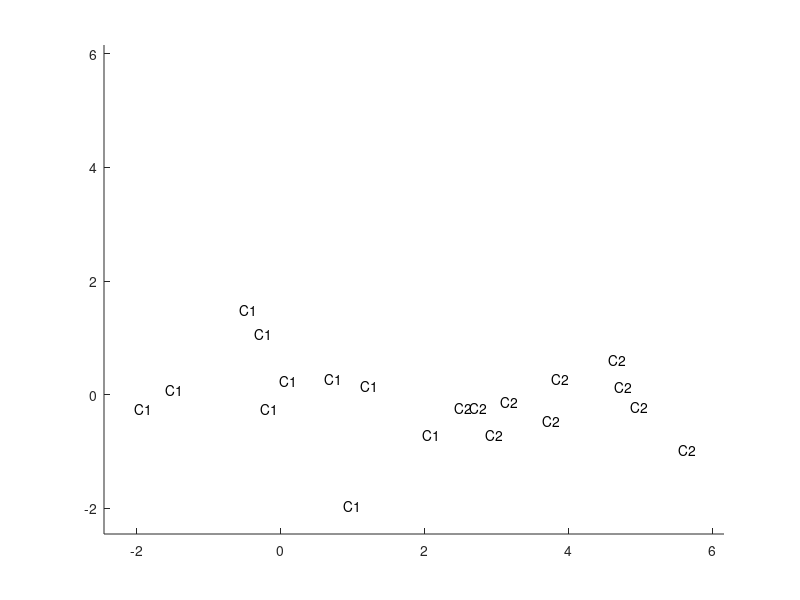

Here is the MATLAB script that generated this plot: (Note: this script raises an error after producing the figure.)
function [  ] = testScript(  )
%TESTSCRIPT Coursework experimentation
%   Question 1b 2a and 2b

%% 1b
%Range of data
x = 10;
%Mean of each cluster
MUC1 = [0,0];
MUC2 = [4,0];
%Replicate means for mvnrnd func
MUC1 = repmat(MUC1,x,1);
MUC2 = repmat(MUC2,x,1);
%Initial covariance matrix
SIG = [1 0;0 1];
%Replicate covariance for mvnrnd
SIGMAC1 = repmat(SIG,[1,1,x]);
SIGMAC2 = SIGMAC1;
%Generate random input vectors from multivariate normal probability
%distribution
C1 = mvnrnd(MUC1,SIGMAC1);
C2 = mvnrnd(MUC2,SIGMAC2);
%Generate target output vectors
C1T = ones(x,1);
C2T = -ones(x,1);
%Axis handling
minC = min(min([C1 C2]));
maxC = max(max([C1 C2]));
axes('XLIM',[minC-0.5 maxC+0.5],'YLIM',[minC-0.5 maxC+0.5]);
%Plot data
plot2DData(C1,C2);
%Create single layer perceptron using netCreate function with a heaviside
%activation function and 2 input nodes employing the adeline method for
%updating weight vectors
network = netCreate(2,1,0,@tanh,@void,1);
%Begin learning, while plotting the evolution of the decision boundary
epoch = 0;
limit = 100;
previousWeights = [];
currentWeights = [network.weightsOne; network.biasHid];
while epoch < limit && ~isequal(previousWeights,currentWeights);
    previousWeights = currentWeights;
    x2 = [-10 ; 10];
    [network,error] = mlpTrain(network,[C1;C2],[C1T;C2T],0.02,1);
    x1 = (-(x2 .* network.weightsOne(2,1)) - network.biasHid) ./ network.weightsOne(1,1);
    cla;
    hold on;
    plot(x1,x2);
    plot2DData(C1,C2);
    hold off;
    pause(0.1);
    currentWeights = [network.weightsOne; network.biasHid];
    epoch = epoch + 1;
end
figure(5)
plot(error);
fprintf(['Epochs ran: ' int2str(epoch) '\n']);

function [] = plot2DData(C1,C2)
    %hold on;
    text(C1(:,1),C1(:,2),'C1','HorizontalAlignment','center');
    text(C2(:,1),C2(:,2),'C2','HorizontalAlignment','center');
    %hold off;
end
    
%% 2a
%Create inputs
x = [1:2:200]';

range = 20;

%Generate Outputs from linear function y = 0.4*x + 3 + noise (delta)
[xi xj] = size(x);
y = (0.4 .* x) + 3 + (2.*range.*rand([xi xj])-range);

%Build single layer perceptron
network = netCreate(1,1,0,@void,@void,1);
%Train slp with eta 0.02 for iterations defined by the variable limit

epoch = 0;
limit = 100;
previousWeights = [];
currentWeights = [network.weightsOne; network.biasHid];
fprintf('Begin \n')
figure(2)
hold on;

while epoch < limit && ~isequal(previousWeights,currentWeights);
    previousWeights = currentWeights;
    [network,error] = mlpTrain(network,x,y,0.000001,1);
    currentWeights = [network.weightsOne; network.biasHid];
    %plot network output
    ynew = netBlkFeedFwd(network,x);
    cla;
    plot(x,y,'xr');
    plot(x,ynew,'Color',[0.1,0.56,epoch/limit]);
    pause(0.1);
    epoch = epoch + 1;
end
hold off;

fprintf(['Epochs ran: ' int2str(epoch) '\n'])
    
end

